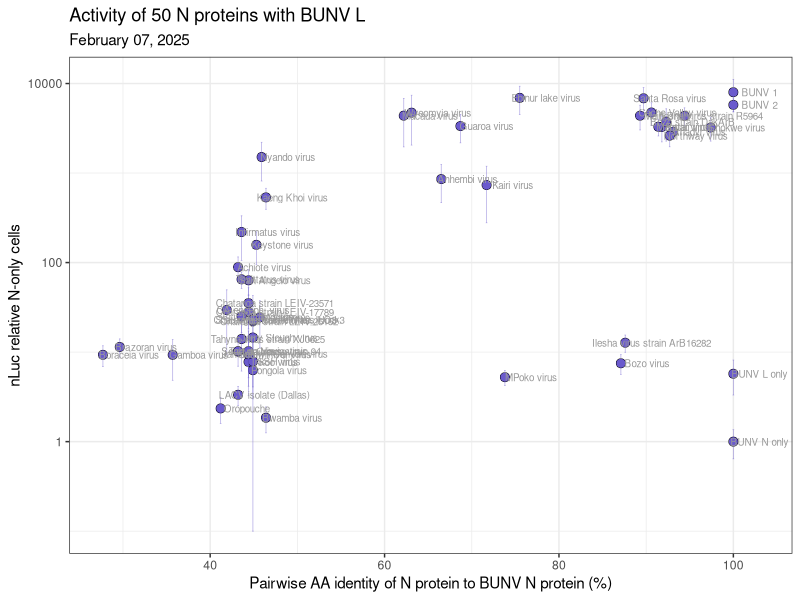
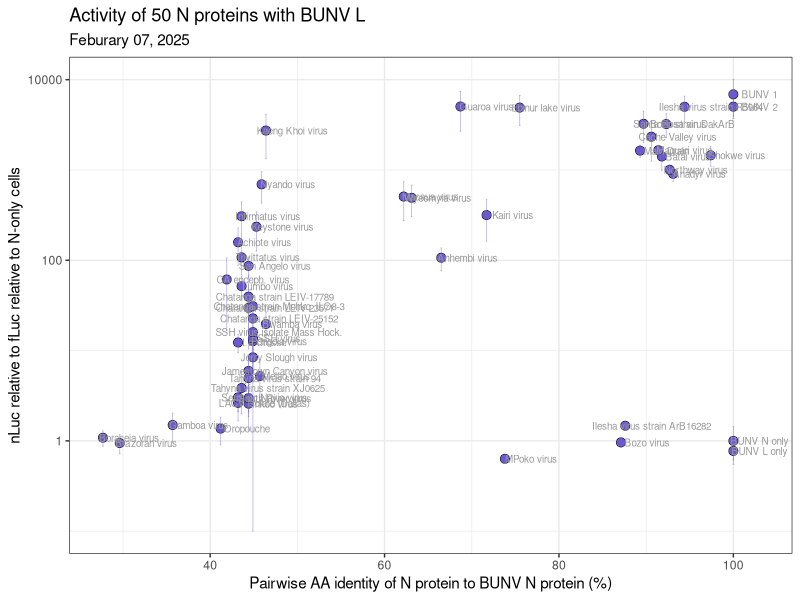
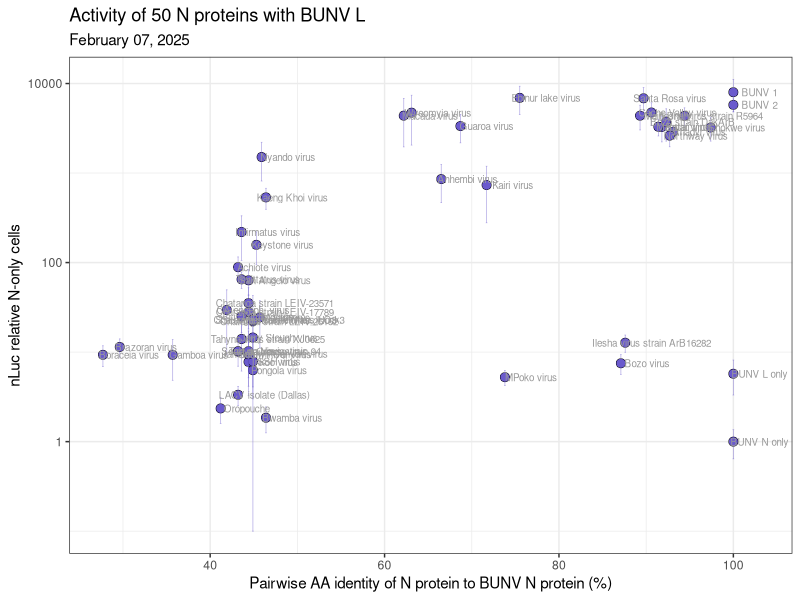
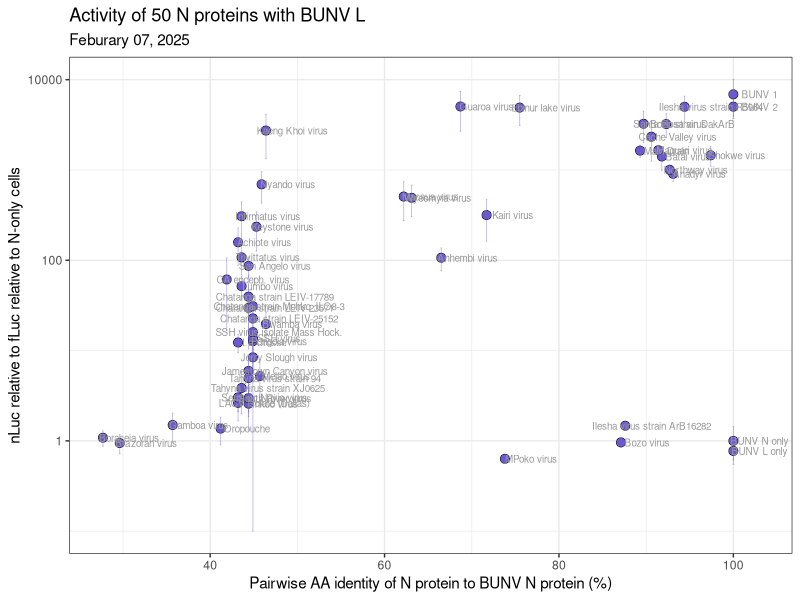

Write the R code that produced these figures, in order.
library(tidyverse)
library(readxl)
library(patchwork)

df <- read_excel("./2025_02_07_BUNV_50N_exp2_tidy.xlsx")

# remove L-only from the data frame and use N-only instead
# df <- df %>% 
#   filter(!(N == "BUNV L only"))

# calculate nLuc / fLuc
df <- df %>% mutate(nLuc_rel_fLuc = nLuc / fLuc)

# calculate N-only nLuc
df$bg_nLuc          <- df %>% filter(N == "BUNV N only") %>% summarize(bg_nLuc = mean(nLuc)) %>% pull(bg_nLuc)
df$bg_nLuc_rel_fLuc <- df %>% filter(N == "BUNV N only") %>% summarize(bg_nLuc_rel_fLuc = mean(nLuc_rel_fLuc)) %>% pull(bg_nLuc_rel_fLuc)

# normalize to N-only
df <- df %>% mutate(nLuc_rel_bg = nLuc / bg_nLuc,
                    nLuc_rel_fLuc_rel_bg = nLuc_rel_fLuc / bg_nLuc_rel_fLuc)

# ---------------------
# activity vs. distance
# ---------------------

# pairwise % identity between GPCs involved
dist_df <- read_excel("../Orthobunya_metadata.xlsx")

df <- left_join(df, dist_df, by=c("N_pMDS" = "pMDS"))

# calculate averages of normalized luminescence
# use double-normalized luminescence values.  
# That is, normalized to both N-only and fLuc
df_norm_avg <- df %>% 
  group_by (N) %>%
  summarize(mean_lum     = mean(nLuc_rel_bg),
            sd_lum       = sd(nLuc_rel_bg),
            mean_rel_lum = mean(nLuc_rel_fLuc_rel_bg),
            sd_rel_lum   = sd(nLuc_rel_fLuc_rel_bg),
            BUNV_pct_id  = mean(Pct_ID_BUNV_N),
            .groups="drop") 

# Set y axis min and max values for cases when std_dev > mean, 
# This way, negative values won't be undefined by the log scale in ggplot
yaxis_min <- 1e-1
yaxis_max <- 1e5


# singly normalized luminescence - to N-only
ggplot(df_norm_avg) +
  geom_point(aes(x=BUNV_pct_id, y=mean_lum), shape=21, 
             fill="slateblue", color="black", size=3, stroke=0.25) +
  geom_errorbar(aes(x=BUNV_pct_id, 
                    ymin = ifelse((mean_lum - sd_lum) < yaxis_min, yaxis_min, mean_lum - sd_lum),
                    ymax = ifelse((mean_lum + sd_lum) > yaxis_max, yaxis_max, mean_lum + sd_lum)),
                linewidth=0.25, alpha=0.5, color="slateblue") + 
  geom_text(aes(x=BUNV_pct_id, y=mean_lum, label=N), 
            size=2.5, color="grey60", 
            nudge_x=3, 
            nudge_y=0, 
            check_overlap = F ) +
  xlab("Pairwise AA identity of N protein to BUNV N protein (%)") +
  ylab("nLuc relative N-only cells") +
  scale_y_log10() +
  theme_bw()  +
  ggtitle("Activity of 50 N proteins with BUNV L", subtitle="February 07, 2025")

# save as PDF
ggsave("2025_02_07_BUNV_50N_exp2_results_singly_normalized.pdf", units="in", width=10, height=7.5)

# doubly normalized luminescence (normalize to N-only and fLuc)
ggplot(df_norm_avg) +
  geom_point(aes(x=BUNV_pct_id, y=mean_rel_lum), shape=21, 
             fill="slateblue", color="black", size=3, stroke=0.25) +
  geom_errorbar(aes(x=BUNV_pct_id, 
                    ymin = ifelse((mean_rel_lum - sd_rel_lum) < yaxis_min, yaxis_min, mean_rel_lum - sd_rel_lum),
                    ymax = ifelse((mean_rel_lum + sd_rel_lum) > yaxis_max, yaxis_max, mean_rel_lum + sd_rel_lum)),
                linewidth=0.25, alpha=0.5, color="slateblue") +
  geom_text(aes(x=BUNV_pct_id, y=mean_rel_lum, label=N), 
            size=2.5, color="grey60", 
            nudge_x=3, 
            nudge_y=0, 
            check_overlap = F ) +
  xlab("Pairwise AA identity of N protein to BUNV N protein (%)") +
  ylab("nLuc relative to fLuc relative to N-only cells") +
  scale_y_log10() +
  theme_bw()  +
  ggtitle("Activity of 50 N proteins with BUNV L", subtitle="Feburary 07, 2025")

# save as PDF
ggsave("2025_02_07_BUNV_exp2_50N_results_doubly_normalized.pdf", units="in", width=10, height=7.5)
